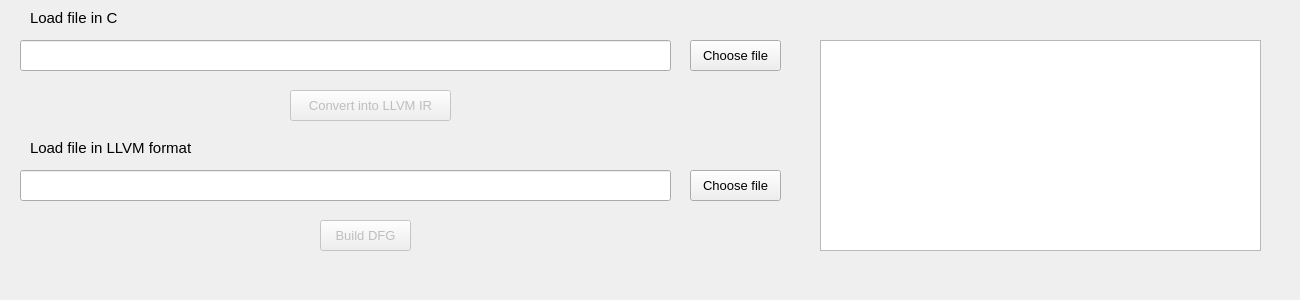
<?xml version="1.0" encoding="UTF-8"?>
<ui version="4.0">
 <class>MainWindow</class>
 <widget class="QMainWindow" name="MainWindow">
  <property name="geometry">
   <rect>
    <x>0</x>
    <y>0</y>
    <width>1300</width>
    <height>300</height>
   </rect>
  </property>
  <property name="minimumSize">
   <size>
    <width>1300</width>
    <height>300</height>
   </size>
  </property>
  <property name="maximumSize">
   <size>
    <width>1300</width>
    <height>300</height>
   </size>
  </property>
  <property name="windowTitle">
   <string>DFGConstructor</string>
  </property>
  <widget class="QWidget" name="centralwidget">
   <widget class="QPushButton" name="btnChooseC">
    <property name="geometry">
     <rect>
      <x>690</x>
      <y>40</y>
      <width>91</width>
      <height>31</height>
     </rect>
    </property>
    <property name="font">
     <font>
      <pointsize>10</pointsize>
     </font>
    </property>
    <property name="text">
     <string>Choose file</string>
    </property>
   </widget>
   <widget class="QLineEdit" name="linePathForC">
    <property name="geometry">
     <rect>
      <x>20</x>
      <y>40</y>
      <width>651</width>
      <height>31</height>
     </rect>
    </property>
    <property name="font">
     <font>
      <pointsize>10</pointsize>
     </font>
    </property>
    <property name="readOnly">
     <bool>true</bool>
    </property>
   </widget>
   <widget class="QPushButton" name="btnBuildDFG">
    <property name="enabled">
     <bool>false</bool>
    </property>
    <property name="geometry">
     <rect>
      <x>320</x>
      <y>220</y>
      <width>91</width>
      <height>31</height>
     </rect>
    </property>
    <property name="font">
     <font>
      <pointsize>10</pointsize>
     </font>
    </property>
    <property name="text">
     <string>Build DFG</string>
    </property>
   </widget>
   <widget class="QPushButton" name="btnConvInLlvm">
    <property name="enabled">
     <bool>false</bool>
    </property>
    <property name="geometry">
     <rect>
      <x>290</x>
      <y>90</y>
      <width>161</width>
      <height>31</height>
     </rect>
    </property>
    <property name="font">
     <font>
      <pointsize>10</pointsize>
     </font>
    </property>
    <property name="text">
     <string>Convert into LLVM IR</string>
    </property>
   </widget>
   <widget class="QLineEdit" name="linePathForLlvm">
    <property name="geometry">
     <rect>
      <x>20</x>
      <y>170</y>
      <width>651</width>
      <height>31</height>
     </rect>
    </property>
    <property name="font">
     <font>
      <pointsize>10</pointsize>
     </font>
    </property>
    <property name="readOnly">
     <bool>true</bool>
    </property>
   </widget>
   <widget class="QPushButton" name="btnChooseLlvm">
    <property name="geometry">
     <rect>
      <x>690</x>
      <y>170</y>
      <width>91</width>
      <height>31</height>
     </rect>
    </property>
    <property name="font">
     <font>
      <pointsize>10</pointsize>
     </font>
    </property>
    <property name="text">
     <string>Choose file</string>
    </property>
   </widget>
   <widget class="QLabel" name="label">
    <property name="geometry">
     <rect>
      <x>30</x>
      <y>10</y>
      <width>91</width>
      <height>16</height>
     </rect>
    </property>
    <property name="font">
     <font>
      <pointsize>11</pointsize>
     </font>
    </property>
    <property name="text">
     <string>Load file in C</string>
    </property>
   </widget>
   <widget class="QLabel" name="label_2">
    <property name="geometry">
     <rect>
      <x>30</x>
      <y>140</y>
      <width>181</width>
      <height>16</height>
     </rect>
    </property>
    <property name="font">
     <font>
      <pointsize>11</pointsize>
     </font>
    </property>
    <property name="text">
     <string>Load file in LLVM format</string>
    </property>
   </widget>
   <widget class="QTextEdit" name="textPrint">
    <property name="enabled">
     <bool>true</bool>
    </property>
    <property name="geometry">
     <rect>
      <x>820</x>
      <y>40</y>
      <width>441</width>
      <height>211</height>
     </rect>
    </property>
    <property name="maximumSize">
     <size>
      <width>441</width>
      <height>211</height>
     </size>
    </property>
    <property name="readOnly">
     <bool>true</bool>
    </property>
   </widget>
  </widget>
 </widget>
 <resources/>
 <connections/>
</ui>
